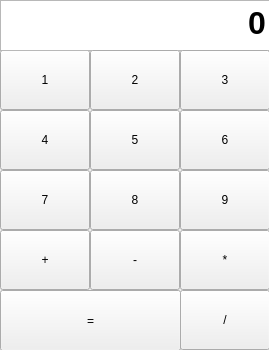
<?xml version="1.0" encoding="UTF-8"?>
<ui version="4.0">
 <class>Calculator</class>
 <widget class="QWidget" name="Calculator">
  <property name="geometry">
   <rect>
    <x>0</x>
    <y>0</y>
    <width>269</width>
    <height>350</height>
   </rect>
  </property>
  <property name="minimumSize">
   <size>
    <width>2</width>
    <height>0</height>
   </size>
  </property>
  <property name="windowTitle">
   <string>Form</string>
  </property>
  <property name="layoutDirection">
   <enum>Qt::LeftToRight</enum>
  </property>
  <widget class="QPushButton" name="bt_1">
   <property name="geometry">
    <rect>
     <x>0</x>
     <y>50</y>
     <width>90</width>
     <height>60</height>
    </rect>
   </property>
   <property name="minimumSize">
    <size>
     <width>90</width>
     <height>60</height>
    </size>
   </property>
   <property name="maximumSize">
    <size>
     <width>90</width>
     <height>60</height>
    </size>
   </property>
   <property name="layoutDirection">
    <enum>Qt::LeftToRight</enum>
   </property>
   <property name="styleSheet">
    <string notr="true">font: 20pt &quot;Agency FB&quot;;
font: 24pt &quot;仿宋&quot;;</string>
   </property>
   <property name="text">
    <string>1</string>
   </property>
   <property name="iconSize">
    <size>
     <width>16</width>
     <height>19</height>
    </size>
   </property>
   <property name="autoRepeatDelay">
    <number>300</number>
   </property>
  </widget>
  <widget class="QTextEdit" name="textEdit">
   <property name="geometry">
    <rect>
     <x>0</x>
     <y>0</y>
     <width>271</width>
     <height>51</height>
    </rect>
   </property>
   <property name="mouseTracking">
    <bool>false</bool>
   </property>
   <property name="tabletTracking">
    <bool>true</bool>
   </property>
   <property name="layoutDirection">
    <enum>Qt::LeftToRight</enum>
   </property>
   <property name="autoFillBackground">
    <bool>false</bool>
   </property>
   <property name="html">
    <string>&lt;!DOCTYPE HTML PUBLIC &quot;-//W3C//DTD HTML 4.0//EN&quot; &quot;http://www.w3.org/TR/REC-html40/strict.dtd&quot;&gt;
&lt;html&gt;&lt;head&gt;&lt;meta name=&quot;qrichtext&quot; content=&quot;1&quot; /&gt;&lt;style type=&quot;text/css&quot;&gt;
p, li { white-space: pre-wrap; }
&lt;/style&gt;&lt;/head&gt;&lt;body style=&quot; font-family:'SimSun'; font-size:9pt; font-weight:400; font-style:normal;&quot;&gt;
&lt;p align=&quot;right&quot; style=&quot; margin-top:0px; margin-bottom:0px; margin-left:0px; margin-right:0px; -qt-block-indent:0; text-indent:0px;&quot;&gt;&lt;span style=&quot; font-size:24pt; font-weight:600;&quot;&gt;0&lt;/span&gt;&lt;/p&gt;&lt;/body&gt;&lt;/html&gt;</string>
   </property>
  </widget>
  <widget class="QPushButton" name="bt_2">
   <property name="geometry">
    <rect>
     <x>90</x>
     <y>50</y>
     <width>90</width>
     <height>60</height>
    </rect>
   </property>
   <property name="minimumSize">
    <size>
     <width>90</width>
     <height>60</height>
    </size>
   </property>
   <property name="maximumSize">
    <size>
     <width>90</width>
     <height>60</height>
    </size>
   </property>
   <property name="layoutDirection">
    <enum>Qt::LeftToRight</enum>
   </property>
   <property name="styleSheet">
    <string notr="true">font: 20pt &quot;Agency FB&quot;;
font: 24pt &quot;仿宋&quot;;</string>
   </property>
   <property name="text">
    <string>2</string>
   </property>
   <property name="iconSize">
    <size>
     <width>16</width>
     <height>19</height>
    </size>
   </property>
   <property name="autoRepeatDelay">
    <number>300</number>
   </property>
  </widget>
  <widget class="QPushButton" name="bt_3">
   <property name="geometry">
    <rect>
     <x>180</x>
     <y>50</y>
     <width>90</width>
     <height>60</height>
    </rect>
   </property>
   <property name="minimumSize">
    <size>
     <width>90</width>
     <height>60</height>
    </size>
   </property>
   <property name="maximumSize">
    <size>
     <width>90</width>
     <height>60</height>
    </size>
   </property>
   <property name="layoutDirection">
    <enum>Qt::LeftToRight</enum>
   </property>
   <property name="styleSheet">
    <string notr="true">font: 20pt &quot;Agency FB&quot;;
font: 24pt &quot;仿宋&quot;;</string>
   </property>
   <property name="text">
    <string>3</string>
   </property>
   <property name="iconSize">
    <size>
     <width>16</width>
     <height>19</height>
    </size>
   </property>
   <property name="autoRepeatDelay">
    <number>300</number>
   </property>
  </widget>
  <widget class="QPushButton" name="bt_5">
   <property name="geometry">
    <rect>
     <x>90</x>
     <y>110</y>
     <width>90</width>
     <height>60</height>
    </rect>
   </property>
   <property name="minimumSize">
    <size>
     <width>90</width>
     <height>60</height>
    </size>
   </property>
   <property name="maximumSize">
    <size>
     <width>90</width>
     <height>60</height>
    </size>
   </property>
   <property name="layoutDirection">
    <enum>Qt::LeftToRight</enum>
   </property>
   <property name="styleSheet">
    <string notr="true">font: 20pt &quot;Agency FB&quot;;
font: 24pt &quot;仿宋&quot;;</string>
   </property>
   <property name="text">
    <string>5</string>
   </property>
   <property name="iconSize">
    <size>
     <width>16</width>
     <height>19</height>
    </size>
   </property>
   <property name="autoRepeatDelay">
    <number>300</number>
   </property>
  </widget>
  <widget class="QPushButton" name="bt_6">
   <property name="geometry">
    <rect>
     <x>180</x>
     <y>110</y>
     <width>90</width>
     <height>60</height>
    </rect>
   </property>
   <property name="minimumSize">
    <size>
     <width>90</width>
     <height>60</height>
    </size>
   </property>
   <property name="maximumSize">
    <size>
     <width>90</width>
     <height>60</height>
    </size>
   </property>
   <property name="layoutDirection">
    <enum>Qt::LeftToRight</enum>
   </property>
   <property name="styleSheet">
    <string notr="true">font: 20pt &quot;Agency FB&quot;;
font: 24pt &quot;仿宋&quot;;</string>
   </property>
   <property name="text">
    <string>6</string>
   </property>
   <property name="iconSize">
    <size>
     <width>16</width>
     <height>19</height>
    </size>
   </property>
   <property name="autoRepeatDelay">
    <number>300</number>
   </property>
  </widget>
  <widget class="QPushButton" name="bt_4">
   <property name="geometry">
    <rect>
     <x>0</x>
     <y>110</y>
     <width>90</width>
     <height>60</height>
    </rect>
   </property>
   <property name="minimumSize">
    <size>
     <width>90</width>
     <height>60</height>
    </size>
   </property>
   <property name="maximumSize">
    <size>
     <width>90</width>
     <height>60</height>
    </size>
   </property>
   <property name="layoutDirection">
    <enum>Qt::LeftToRight</enum>
   </property>
   <property name="styleSheet">
    <string notr="true">font: 20pt &quot;Agency FB&quot;;
font: 24pt &quot;仿宋&quot;;</string>
   </property>
   <property name="text">
    <string>4</string>
   </property>
   <property name="iconSize">
    <size>
     <width>16</width>
     <height>19</height>
    </size>
   </property>
   <property name="autoRepeatDelay">
    <number>300</number>
   </property>
  </widget>
  <widget class="QPushButton" name="bt_8">
   <property name="geometry">
    <rect>
     <x>90</x>
     <y>170</y>
     <width>90</width>
     <height>60</height>
    </rect>
   </property>
   <property name="minimumSize">
    <size>
     <width>90</width>
     <height>60</height>
    </size>
   </property>
   <property name="maximumSize">
    <size>
     <width>90</width>
     <height>60</height>
    </size>
   </property>
   <property name="layoutDirection">
    <enum>Qt::LeftToRight</enum>
   </property>
   <property name="styleSheet">
    <string notr="true">font: 20pt &quot;Agency FB&quot;;
font: 24pt &quot;仿宋&quot;;</string>
   </property>
   <property name="text">
    <string>8</string>
   </property>
   <property name="iconSize">
    <size>
     <width>16</width>
     <height>19</height>
    </size>
   </property>
   <property name="autoRepeatDelay">
    <number>300</number>
   </property>
  </widget>
  <widget class="QPushButton" name="bt_9">
   <property name="geometry">
    <rect>
     <x>180</x>
     <y>170</y>
     <width>90</width>
     <height>60</height>
    </rect>
   </property>
   <property name="minimumSize">
    <size>
     <width>90</width>
     <height>60</height>
    </size>
   </property>
   <property name="maximumSize">
    <size>
     <width>90</width>
     <height>60</height>
    </size>
   </property>
   <property name="layoutDirection">
    <enum>Qt::LeftToRight</enum>
   </property>
   <property name="styleSheet">
    <string notr="true">font: 20pt &quot;Agency FB&quot;;
font: 24pt &quot;仿宋&quot;;</string>
   </property>
   <property name="text">
    <string>9</string>
   </property>
   <property name="iconSize">
    <size>
     <width>16</width>
     <height>19</height>
    </size>
   </property>
   <property name="autoRepeatDelay">
    <number>300</number>
   </property>
  </widget>
  <widget class="QPushButton" name="bt_7">
   <property name="geometry">
    <rect>
     <x>0</x>
     <y>170</y>
     <width>90</width>
     <height>60</height>
    </rect>
   </property>
   <property name="minimumSize">
    <size>
     <width>90</width>
     <height>60</height>
    </size>
   </property>
   <property name="maximumSize">
    <size>
     <width>90</width>
     <height>60</height>
    </size>
   </property>
   <property name="layoutDirection">
    <enum>Qt::LeftToRight</enum>
   </property>
   <property name="styleSheet">
    <string notr="true">font: 20pt &quot;Agency FB&quot;;
font: 24pt &quot;仿宋&quot;;</string>
   </property>
   <property name="text">
    <string>7</string>
   </property>
   <property name="iconSize">
    <size>
     <width>16</width>
     <height>19</height>
    </size>
   </property>
   <property name="autoRepeatDelay">
    <number>300</number>
   </property>
  </widget>
  <widget class="QPushButton" name="bt_sub">
   <property name="geometry">
    <rect>
     <x>90</x>
     <y>230</y>
     <width>90</width>
     <height>60</height>
    </rect>
   </property>
   <property name="minimumSize">
    <size>
     <width>90</width>
     <height>60</height>
    </size>
   </property>
   <property name="maximumSize">
    <size>
     <width>90</width>
     <height>60</height>
    </size>
   </property>
   <property name="layoutDirection">
    <enum>Qt::LeftToRight</enum>
   </property>
   <property name="styleSheet">
    <string notr="true">font: 20pt &quot;Agency FB&quot;;
font: 24pt &quot;仿宋&quot;;</string>
   </property>
   <property name="text">
    <string>-</string>
   </property>
   <property name="iconSize">
    <size>
     <width>16</width>
     <height>19</height>
    </size>
   </property>
   <property name="autoRepeatDelay">
    <number>300</number>
   </property>
  </widget>
  <widget class="QPushButton" name="bt_mu">
   <property name="geometry">
    <rect>
     <x>180</x>
     <y>230</y>
     <width>90</width>
     <height>60</height>
    </rect>
   </property>
   <property name="minimumSize">
    <size>
     <width>90</width>
     <height>60</height>
    </size>
   </property>
   <property name="maximumSize">
    <size>
     <width>90</width>
     <height>60</height>
    </size>
   </property>
   <property name="layoutDirection">
    <enum>Qt::LeftToRight</enum>
   </property>
   <property name="styleSheet">
    <string notr="true">font: 20pt &quot;Agency FB&quot;;
font: 24pt &quot;仿宋&quot;;</string>
   </property>
   <property name="text">
    <string>*</string>
   </property>
   <property name="iconSize">
    <size>
     <width>16</width>
     <height>19</height>
    </size>
   </property>
   <property name="autoRepeatDelay">
    <number>300</number>
   </property>
  </widget>
  <widget class="QPushButton" name="bt_add">
   <property name="geometry">
    <rect>
     <x>0</x>
     <y>230</y>
     <width>90</width>
     <height>60</height>
    </rect>
   </property>
   <property name="minimumSize">
    <size>
     <width>90</width>
     <height>60</height>
    </size>
   </property>
   <property name="maximumSize">
    <size>
     <width>90</width>
     <height>60</height>
    </size>
   </property>
   <property name="layoutDirection">
    <enum>Qt::LeftToRight</enum>
   </property>
   <property name="styleSheet">
    <string notr="true">font: 20pt &quot;Agency FB&quot;;
font: 24pt &quot;仿宋&quot;;</string>
   </property>
   <property name="text">
    <string>+</string>
   </property>
   <property name="iconSize">
    <size>
     <width>16</width>
     <height>19</height>
    </size>
   </property>
   <property name="autoRepeatDelay">
    <number>300</number>
   </property>
  </widget>
  <widget class="QPushButton" name="bt_div">
   <property name="geometry">
    <rect>
     <x>180</x>
     <y>290</y>
     <width>90</width>
     <height>60</height>
    </rect>
   </property>
   <property name="minimumSize">
    <size>
     <width>90</width>
     <height>60</height>
    </size>
   </property>
   <property name="maximumSize">
    <size>
     <width>90</width>
     <height>60</height>
    </size>
   </property>
   <property name="layoutDirection">
    <enum>Qt::LeftToRight</enum>
   </property>
   <property name="styleSheet">
    <string notr="true">font: 20pt &quot;Agency FB&quot;;
font: 24pt &quot;仿宋&quot;;</string>
   </property>
   <property name="text">
    <string>/</string>
   </property>
   <property name="iconSize">
    <size>
     <width>16</width>
     <height>19</height>
    </size>
   </property>
   <property name="autoRepeatDelay">
    <number>300</number>
   </property>
  </widget>
  <widget class="QPushButton" name="bt_equ">
   <property name="geometry">
    <rect>
     <x>0</x>
     <y>290</y>
     <width>181</width>
     <height>61</height>
    </rect>
   </property>
   <property name="styleSheet">
    <string notr="true">font: 20pt &quot;Agency FB&quot;;
font: 24pt &quot;仿宋&quot;;</string>
   </property>
   <property name="text">
    <string>=</string>
   </property>
  </widget>
 </widget>
 <resources/>
 <connections/>
</ui>
